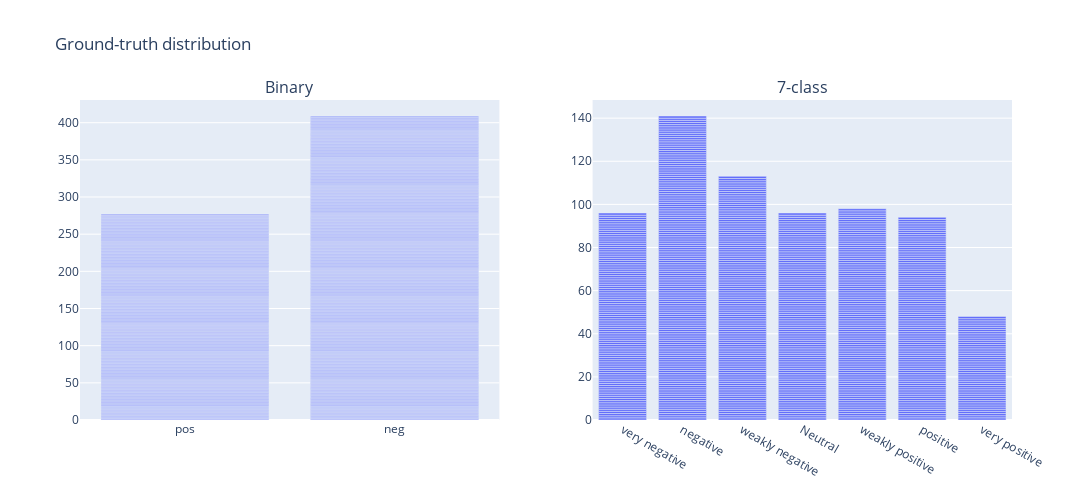

Source (notebook cell):
### Code cell
import plotly.express as px
import plotly.subplots as sp
import pandas as pd

d = {'binary': tfn['labels_2'], '7_class': tfn['labels_7']}
df = pd.DataFrame(data=d)
order = ['very negative', 'negative', 'weakly negative', 'Neutral', 'weakly positive', 'positive', 'very positive']

fig1 = px.bar(df, x='binary')
fig2 = px.bar(df, x='7_class')

fig1_traces = []
fig2_traces = []

for trace in range(len(fig1["data"])):
    fig1_traces.append(fig1["data"][trace])
for trace in range(len(fig2["data"])):
    fig2_traces.append(fig2["data"][trace])

this_figure = sp.make_subplots(rows=1, cols=2, subplot_titles=("Binary", "7-class"))
for traces in fig1_traces:
    this_figure.append_trace(traces, row=1, col=1)
for traces in fig2_traces:
    this_figure.append_trace(traces, row=1, col=2,)

this_figure.update_xaxes(categoryorder='array', categoryarray= order)
this_figure.update_layout(height=500, width=1200, title_text="Ground-truth distribution")
# this_figure.update_yaxes(range=[0,420])
this_figure.show()

### Figure 1 — Plotly figure (JSON) as saved in the notebook; plotly's stock layout.template omitted (floating-point values rounded to 4 significant figures; data arrays with more than 128 entries replaced by an {"elided": "..."} marker saying what was removed)
{"data": [{"alignmentgroup": "True", "hovertemplate": "binary=%{x}<br>count=%{y}<extra></extra>", "legendgroup": "", "marker": {"color": "#636efa", "pattern": {"shape": ""}}, "name": "", "offsetgroup": "", "orientation": "v", "showlegend": false, "textposition": "auto", "type": "bar", "x": {"elided": "686 str values"}, "xaxis": "x", "y": {"elided": "686 int values"}, "yaxis": "y"}, {"alignmentgroup": "True", "hovertemplate": "7_class=%{x}<br>count=%{y}<extra></extra>", "legendgroup": "", "marker": {"color": "#636efa", "pattern": {"shape": ""}}, "name": "", "offsetgroup": "", "orientation": "v", "showlegend": false, "textposition": "auto", "type": "bar", "x": {"elided": "686 str values"}, "xaxis": "x2", "y": {"elided": "686 int values"}, "yaxis": "y2"}], "layout": {"annotations": [{"font": {"size": 16}, "showarrow": false, "text": "Binary", "x": 0.225, "xanchor": "center", "xref": "paper", "y": 1, "yanchor": "bottom", "yref": "paper"}, {"font": {"size": 16}, "showarrow": false, "text": "7-class", "x": 0.775, "xanchor": "center", "xref": "paper", "y": 1, "yanchor": "bottom", "yref": "paper"}], "height": 500, "title": {"text": "Ground-truth distribution"}, "width": 1200, "xaxis": {"anchor": "y", "categoryarray": ["very negative", "negative", "weakly negative", "Neutral", "weakly positive", "positive", "very positive"], "categoryorder": "array", "domain": [0, 0.45]}, "xaxis2": {"anchor": "y2", "categoryarray": ["very negative", "negative", "weakly negative", "Neutral", "weakly positive", "positive", "very positive"], "categoryorder": "array", "domain": [0.55, 1]}, "yaxis": {"anchor": "x", "domain": [0, 1]}, "yaxis2": {"anchor": "x2", "domain": [0, 1]}}}
